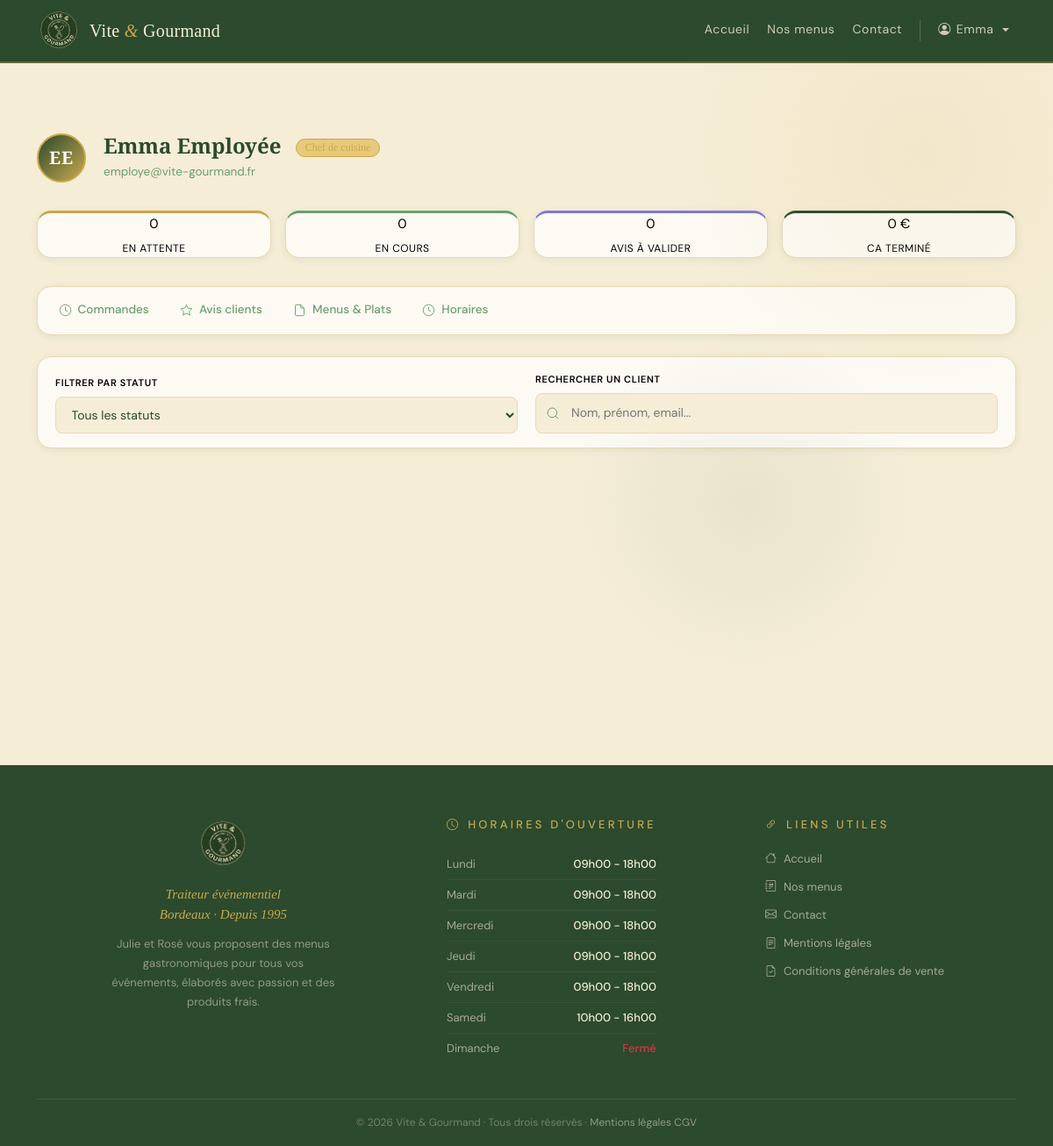
Screenshot of /pages/espace-employe.php (signed in) with the database file from the repository.
### tables this page shows
CREATE TABLE employes (
    employe_id INT AUTO_INCREMENT PRIMARY KEY,
    utilisateur_id INT NOT NULL,
    poste VARCHAR(100) NOT NULL,
    salaire_horaire DECIMAL(10, 2),
    date_embauche DATE,

    CONSTRAINT fk_employes_utilisateur FOREIGN KEY (utilisateur_id) REFERENCES utilisateur(utilisateur_id) ON DELETE CASCADE
);

CREATE TABLE utilisateur (
    utilisateur_id INT AUTO_INCREMENT PRIMARY KEY,
    role_id INT NOT NULL,
    nom VARCHAR(50) NOT NULL,
    prenom VARCHAR(50) NOT NULL,
    email varchar(255) NOT NULL UNIQUE,
    mot_de_passe VARCHAR(255) NOT NULL,
    telephone VARCHAR(20),
    adresse_postale VARCHAR(255),
    ville VARCHAR(50),
    pays VARCHAR(50) DEFAULT 'France',
    actif TINYINT(1) NOT NULL DEFAULT 1,
    created_at DATETIME DEFAULT CURRENT_TIMESTAMP,
    updated_at DATETIME DEFAULT CURRENT_TIMESTAMP,

    CONSTRAINT fk_utilisateur_role
    FOREIGN KEY(role_id) REFERENCES role(role_id)
);

CREATE TABLE horaire (
    horaire_id INT AUTO_INCREMENT PRIMARY KEY,
    jour VARCHAR(20) NOT NULL,
    heure_ouverture TIME NOT NULL,
    heure_fermeture TIME NOT NULL
);

### pages/espace-employe.php (the view, shortened to what this page needs)
<?php
require_once '../includes/db.php';
$rootPath = '../';
require_once '../includes/header.php';
require_once '../includes/navbar.php';
$id_session = $_SESSION['user_id'] ?? null;
$sql = "SELECT u.prenom, u.nom, u.email, e.poste, e.date_embauche
        FROM utilisateur u
        INNER JOIN employes e ON u.utilisateur_id = e.utilisateur_id
        WHERE u.utilisateur_id = :id";
$stmt = $pdo->prepare($sql);
$stmt->execute([':id' => $id_session]);
$employe = $stmt->fetch(PDO::FETCH_ASSOC);
$employe['role_display'] = $employe['poste'] ?? 'Employé';
$stmtC = $pdo->query("SELECT c.*, u.prenom as client_prenom, u.nom as client_nom, u.email as client_email, u.telephone as client_telephone,
            (SELECT m.titre
            FROM commande_menu cm
            JOIN menu m ON cm.menu_id = m.menu_id
            WHERE cm.commande_id = c.commande_id
            LIMIT 1) AS menu_titre
            FROM commande c
            JOIN utilisateur u ON c.utilisateur_id = u.utilisateur_id
            ORDER BY c.date_prestation DESC");
$commandes = $stmtC->fetchAll(PDO::FETCH_ASSOC);
$stmtA = $pdo->prepare("SELECT a.avis_id,
                                a.note,
                                a.description as commentaire,
                                a.created_at as date,
                                a.statut_avis_id,
                                u.prenom,
                                u.nom,
                                CONCAT(u.prenom, ' ', u.nom) as client,
                                (SELECT m.titre
                                FROM commande_menu cm
                                JOIN menu m ON cm.menu_id = m.menu_id
                                WHERE cm.commande_id = a.commande_id LIMIT 1) as menu_titre
                        FROM avis a
                        JOIN utilisateur u ON a.utilisateur_id = u.utilisateur_id
                        ORDER BY a.created_at DESC
                        ");
$stmtA->execute();
$avis = $stmtA->fetchAll(PDO::FETCH_ASSOC);
$stmtH = $pdo->query("SELECT * FROM horaire ORDER BY horaire_id ASC");
$rows = $stmtH->fetchAll(PDO::FETCH_ASSOC);
$nbEnAttente = count(array_filter($commandes, function($c) {
    return isset($c['statut_id']) && $c['statut_id'] == 1;
}));
$nbEnCours = count(array_filter($commandes, function($c) {
    return isset($c['statut_id']) && in_array($c['statut_id'], [2, 3, 4, 5, 6]);
}));
$nbAvisAttente = count(array_filter($avis, function($a) {
    return isset($a['statut_avis_id']) && $a['statut_avis_id'] == 1;
}));
$caTotal = array_sum(array_column(array_filter($commandes, function($c) {
    return isset($c['statut_id']) && $c['statut_id'] == 7;
}), 'prix_total'));
?>
<section class="section-compte section-employe">
    <div class="container">
     <div class="compte-header">
        <div class="compte-avatar employe-avatar">
            <?= strtoupper(substr($employe['prenom'], 0, 1) . substr($employe['nom'], 0, 1)) ?>
        </div>
        <div class="compte-header__info">
            <h1 class="compte-header__nom">
                <?= htmlspecialchars($employe['prenom'] . ' ' . $employe['nom']) ?>
                <span class="employe-role-badge">
                    <?= htmlspecialchars($employe['role_display']) ?>
                </span>
            </h1>
            <p class="compte-header__email">
                <?= htmlspecialchars($employe['email']) ?>
            </p>
        </div>
     </div>
      <div class="employe-stats">
        <div class="employe-stat-card employe-stat-card--attente">
            <div class="employe-stat__val">
                <?= $nbEnAttente ?>
            </div>
            <div class="employe-stat__label">En attente</div>
        </div>
        <div class="employe-stat-card employe-stat-card--cours">
            <div class="employe-stat__val">
                <?= $nbEnCours ?>
            </div>
            <div class="employe-stat__label">En cours</div>
        </div>
        <div class="employe-stat-card employe-stat-card--avis">
            <div class="employe-stat__val">
                <?= $nbAvisAttente ?>
            </div>
            <div class="employe-stat__label">Avis à valider</div>
        </div>
        <div class="employe-stat-card employe-stat-card--ca">
            <div class="employe-stat__val">
                <?= number_format($caTotal, 0, ',', ' ') ?> €
            </div>
            <div class="employe-stat__label">CA terminé</div>
        </div>
      </div>
         <div class="compte-tabs">
            <button class="compte-tab active" data-tab="commandes">
                <svg width="15" height="15" fill="none" stroke="currentColor" stroke-width="1.5" viewBox="0 0 24 24"><circle cx="12" cy="12" r="10"/><polyline points="12 6 12 12 16 14"/></svg>
                Commandes
            </button>
            <button class="compte-tab" data-tab="avis-employe">
                <svg width="15" height="15" fill="none" stroke="currentColor" stroke-width="1.5" viewBox="0 0 24 24"><polygon points="12 2 15.09 8.26 22 9.27 17 14.14 18.18 21.02 12 17.77 5.82 21.02 7 14.14 2 9.27 8.91 8.26 12 2"/></svg>
                Avis clients
            </button>
            <button class="compte-tab" data-tab="menus">
                <svg width="15" height="15" fill="none" stroke="currentColor" stroke-width="1.5" viewBox="0 0 24 24"><path d="M14 2H6a2 2 0 0 0-2 2v16a2 2 0 0 0 2 2h12a2 2 0 0 0 2-2V8z"/><polyline points="14 2 14 8 20 8"/></svg>
                Menus & Plats
            </button>
            <button class="compte-tab" data-tab="horaires">
                <svg width="15" height="15" fill="none" stroke="currentColor" stroke-width="1.5" viewBox="0 0 24 24"><circle cx="12" cy="12" r="10"/><polyline points="12 6 12 12 16 14"/></svg>
                Horaires
            </button>
         </div>
          <div class="compte-tabs-content">
            <div class="compte-panel" id="tab-commandes">
                <div class="employe-filtres">
                    <div class="employe-filtre-group">
                        <label class="employe-filtre-label">Filtrer par statut</label>
                        <select id="filtre-statut" class="commande-input employe-filtre-select" onchange="filtrerCommandes()">
                            <option value="">Tous les statuts</option>
                        </select>
                    </div>
                    <div class="employe-filtre-group">
                        <label class="employe-filtre-label">Rechercher un client</label>
                        <div class="auth-input-wrap">
                            <input type="text" class="auth-input" id="filtre-client" placeholder="Nom, prénom, email..." oninput="filtrerCommandes()">
                        </div>
                    </div>
                </div>
            </div>
        </div>
    </div>
</section>
<?php require_once '../includes/footer.php'; ?>

### includes/footer.php (shortened to what this page needs)
<?php
$stmtFooter = $pdo->query("SELECT * FROM horaire ORDER BY horaire_id ASC");
$listeHoraires = $stmtFooter->fetchAll();
?>
<footer class="footer" role="contentinfo">
    <div class="container">
        <div class="row gy-5">
         <div class="col-12 col-md-3">
            <div class="footer-brand">
                <img src="<?= isset($rootPath) ? $rootPath : '../' ?>assets/images/image_logo_vert-removebg-preview.png" alt="Logo Vite & Gourmand" class="footer-logo">
                <p class="footer-tagline">Traiteur événementiel<br>Bordeaux · Depuis 1995</p>
                <p class="footer-desc">Julie et Rosé vous proposent des menus gastronomiques pour tous vos événements, élaborés avec passion et des produits frais.</p>
            </div>
         </div>
         <div class="col-12 col-md-auto">
            <h2 class="footer-title">
                <i class="bi bi-clock" aria-hidden="true"></i>
                Horaires d'ouverture
            </h2>
            <ul class="footer-horaires" aria-label="Horaires d'ouverture">
                <?php foreach($listeHoraires as $h): ?>
                    <li>
                        <span class="footer-jour"><?= htmlspecialchars($h['jour']) ?></span>
                        <span class="footer-heure">
                            <?php
                            if(empty($h['heure_ouverture']) || $h['heure_ouverture'] == '00:00:00'){
                                echo '<span class="text-danger">Fermé</span>';
                            } else {
                                $debut = date('H\hi', strtotime($h['heure_ouverture']));
                                $fin = date('H\hi', strtotime($h['heure_fermeture']));
                                echo $debut . " - " . $fin;
                            }
                            ?>
                        </span>
                    </li>
                <?php endforeach; ?>
            </ul>
         </div>
         <div class="col-12 col-md-auto">
            <h2 class="footer-title">
                <i class="bi bi-link-45deg" aria-hidden="true"></i>
                Liens utiles
            </h2>
            <ul class="footer-links" aria-label="Liens utiles">
                <li>
                    <a href="<?= isset($rootPath) ? $rootPath : '../' ?>pages/accueil.php">
                        <i class="bi bi-house" aria-hidden="true"></i>
                        Accueil
                    </a>
                </li>
                <li>
                    <a href="<?=  isset($rootPath) ? $rootPath : '../' ?>pages/menus.php">
                        <i class="bi bi-journal-richtext" aria-hidden="true"></i>
                        Nos menus
                    </a>
                </li>
                <li>
                    <a href="<?=  isset($rootPath) ? $rootPath : '../' ?>pages/contact.php">
                        <i class="bi bi-envelope" aria-hidden="true"></i>
                        Contact
                    </a>
                </li>
                <li>
                    <a href="<?= isset($rootPath) ? $rootPath : '../' ?>pages/mentions-legales.php">
                        <i class="bi bi-file-text" aria-hidden="true"></i>
                        Mentions légales
                    </a>
                </li>
                <li>
                    <a href="<?=  isset($rootPath) ? $rootPath : '../' ?>pages/cgv.php">
                        <i class="bi bi-file-earmark-check" aria-hidden="true"></i>
                        Conditions générales de vente
                    </a>
                </li>
            </ul>
         </div>
        </div>
         <div class="footer-bottom">
            <p class="footer-copy">
                &copy; <?= date('Y') ?> Vite &amp; Gourmand · Tous drois réservés ·
                <a href="<?=  isset($rootPath) ? $rootPath : '../' ?>pages/mentions-legales.php">Mentions légales</a>
                <a href="<?=  isset($rootPath) ? $rootPath : '../' ?>pages/cgv.php">CGV</a>
            </p>
         </div>
    </div>
</footer>

### assets/css/variables.css (style rules this page uses)
:root { --vert-fonce: #2c4a2e; --vert-moyen: #3D6B40; --vert-clair: #6B9E6E; --or: #C9A84C; --or-clair: #E8C97A; --creme: #F5EDD6; --creme-fonce: #E8D9B5; --blanc: #FDFAF4; --texte-sombre: #1A2E1B; --texte-moyen: #4A6741; --font-titre: 'Playfair Display', serif; --font-sous: 'Cormorant Garamont', serif; --font-corps: 'DM Sans', sans-serif; --section-py: 80px; --border-radius: 8px; --border-radius-lg: 16px; --shadow-sm: 0 2px 8px rgba(44, 74, 46, 0.08); --shadow-md: 0 4px 20px rgba(44, 74, 46, 0.12); --shadow-lg: 0 8px 40px rgba(44, 74, 46, 0.16); --transition: all 0.2s ease; }

### rows the page displays
employes: utilisateur.nom "EE", utilisateur.nom "Emma Employée", poste "Chef de cuisine", utilisateur.email "employe@vite-gourmand.fr"
horaire: jour "Lundi", heure_ouverture "09h00", heure_fermeture "18h00"
horaire: jour "Mardi", heure_ouverture "09h00", heure_fermeture "18h00"
horaire: jour "Mercredi", heure_ouverture "09h00", heure_fermeture "18h00"
horaire: jour "Jeudi", heure_ouverture "09h00", heure_fermeture "18h00"
horaire: jour "Vendredi", heure_ouverture "09h00", heure_fermeture "18h00"
horaire: jour "Samedi", heure_ouverture "10h00", heure_fermeture "16h00"
horaire: jour "Dimanche", heure_ouverture "Fermé"

### other values shown
$user['prenom'] "Emma"
$nbEnAttente "0"
$nbEnCours "0"
$nbAvisAttente "0"
$caTotal "0"
